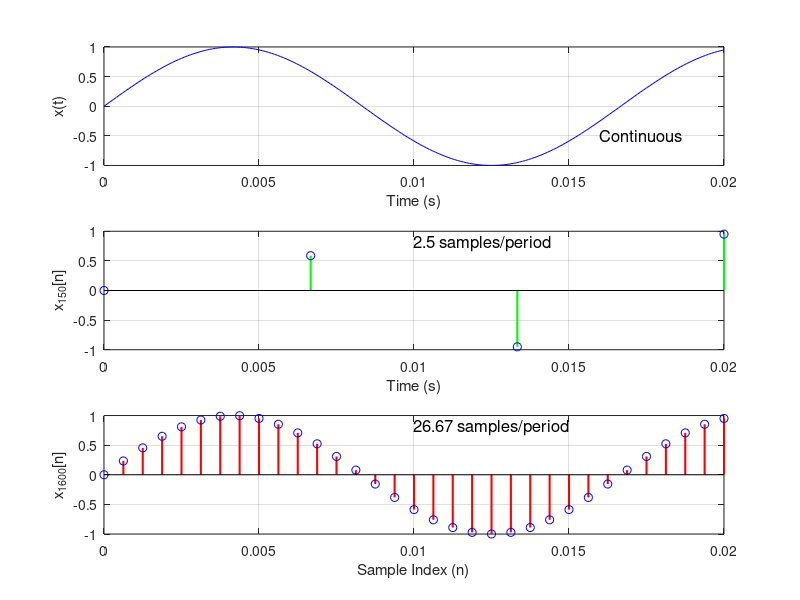

The MATLAB script that drew this image:
t = 0:0.0001:0.02;
x_c = sin(2*pi*60*t); 
fs1 = 150;
fs2 = 1600; 
Ts1 = 1/fs1; 
Ts2 = 1/fs2; 
n1 = 0:Ts1:0.02;
n2 = 0:Ts2:0.02;
x_s1 = sin(2*pi*60*n1);
x_s2 = sin(2*pi*60*n2);
figure;
subplot(3,1,1);
plot(t, x_c, 'Color', 'blue');
xlabel('Time (s)');
ylabel('x(t)');
grid on;
text(0.016, -0.5, 'Continuous', 'FontSize', 12);
subplot(3,1,2);
stem(n1, x_s1, 'bo-', 'LineWidth', 1.5, 'Color', 'green');
xlabel('Time (s)');
ylabel('x_{150}[n]');
grid on;
text(0.01, 0.8, '2.5 samples/period', 'FontSize', 12);
subplot(3,1,3);
stem(n2, x_s2, 'bo-', 'LineWidth', 1.5, 'Color','r');
hold on;
hold off;
text(0.01, 0.8, '26.67 samples/period', 'FontSize', 12);
xlabel('Sample Index (n)');
ylabel('x_{1600}[n]');
grid on;